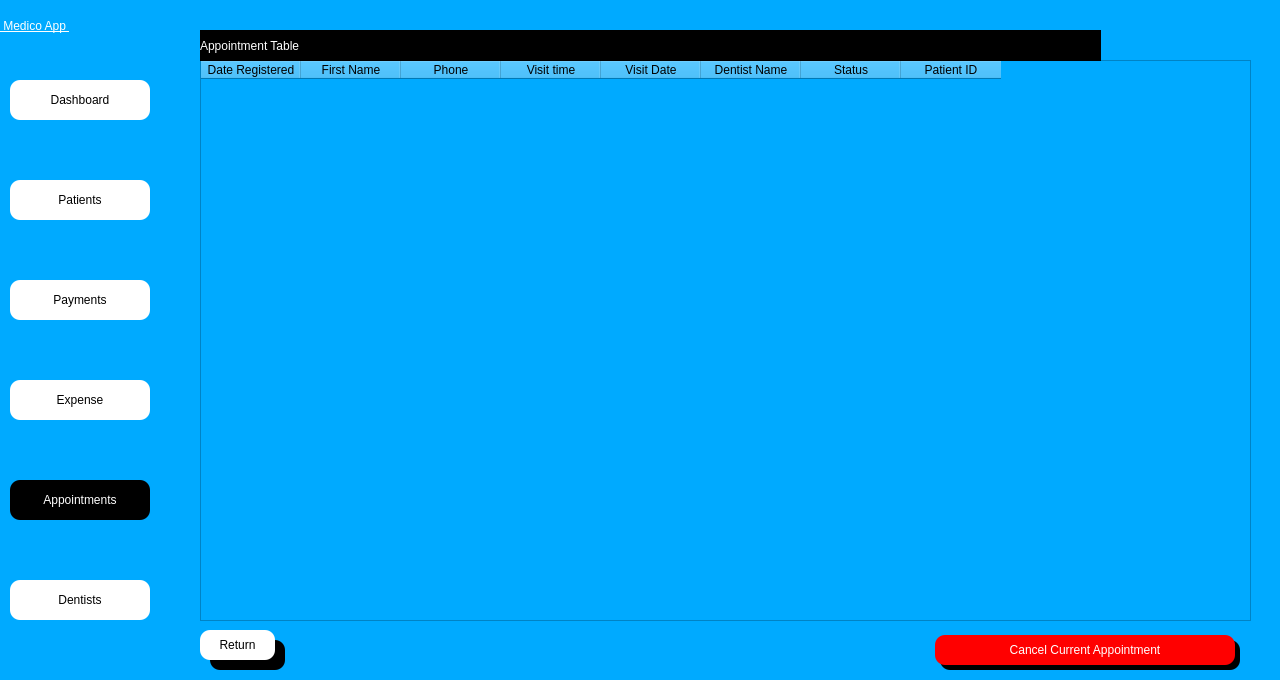
<?xml version="1.0" encoding="UTF-8"?>
<ui version="4.0">
 <class>Dialog</class>
 <widget class="QDialog" name="Dialog">
  <property name="geometry">
   <rect>
    <x>0</x>
    <y>0</y>
    <width>1280</width>
    <height>680</height>
   </rect>
  </property>
  <property name="windowTitle">
   <string>Dialog</string>
  </property>
  <property name="styleSheet">
   <string notr="true">background-color: rgb(0, 170, 255);</string>
  </property>
  <widget class="QWidget" name="side_bar" native="true">
   <property name="geometry">
    <rect>
     <x>0</x>
     <y>0</y>
     <width>160</width>
     <height>681</height>
    </rect>
   </property>
   <property name="styleSheet">
    <string notr="true">
background-color: rgba(170, 170, 255,.5);
</string>
   </property>
   <widget class="QPushButton" name="patient_btn">
    <property name="geometry">
     <rect>
      <x>10</x>
      <y>180</y>
      <width>140</width>
      <height>40</height>
     </rect>
    </property>
    <property name="styleSheet">
     <string notr="true">QPushButton{


font:  14pt &quot;Segoe UI &quot;;
background-color: rgb(255, 255, 255);
border-top-left-radius:10px;
border-bottom-left-radius:10px;
border-top-right-radius:10px;
border-bottom-right-radius:10px;}
QPushButton:hover{
	background-color: rgb(161, 161, 161);
	color: rgb(255, 255, 255);
}
QPushButton:focus{
	background-color: rgb(161, 161, 161);
	color: rgb(255, 255, 255);
}</string>
    </property>
    <property name="text">
     <string>Patients</string>
    </property>
    <property name="icon">
     <iconset>
      <normaloff>../Medico_modern/patientdownload .png</normaloff>../Medico_modern/patientdownload .png</iconset>
    </property>
   </widget>
   <widget class="QPushButton" name="dash_btn">
    <property name="geometry">
     <rect>
      <x>10</x>
      <y>80</y>
      <width>140</width>
      <height>40</height>
     </rect>
    </property>
    <property name="styleSheet">
     <string notr="true">QPushButton{


font:  14pt &quot;Segoe UI &quot;;
background-color: rgb(255, 255, 255);
border-top-left-radius:10px;
border-bottom-left-radius:10px;
border-top-right-radius:10px;
border-bottom-right-radius:10px;}
QPushButton:hover{
	background-color: rgb(161, 161, 161);
	color: rgb(255, 255, 255);
}
QPushButton:focus{
	background-color: rgb(161, 161, 161);
	color: rgb(255, 255, 255);
}</string>
    </property>
    <property name="text">
     <string>Dashboard</string>
    </property>
    <property name="icon">
     <iconset>
      <normaloff>../Medico_modern/dashboard.png</normaloff>../Medico_modern/dashboard.png</iconset>
    </property>
   </widget>
   <widget class="QPushButton" name="appointment_btn">
    <property name="geometry">
     <rect>
      <x>10</x>
      <y>480</y>
      <width>140</width>
      <height>40</height>
     </rect>
    </property>
    <property name="styleSheet">
     <string notr="true">
QPushButton{


font:  14pt &quot;Segoe UI &quot;;
background-color: rgb(255, 255, 255);
border-top-left-radius:10px;
border-bottom-left-radius:10px;
border-top-right-radius:10px;
border-bottom-right-radius:10px;

	background-color: rgb(0, 0, 0);
	color: rgb(255, 255, 255);
}

QPushButton:hover{
	background-color: rgb(161, 161, 161);
	color: rgb(255, 255, 255);
}

QPushButton:focus{
	background-color: rgb(0, 0, 0);
	color: rgb(255, 255, 255);
}
</string>
    </property>
    <property name="text">
     <string>Appointments</string>
    </property>
    <property name="icon">
     <iconset>
      <normaloff>../Medico_modern/appointmentdownload (1).png</normaloff>../Medico_modern/appointmentdownload (1).png</iconset>
    </property>
   </widget>
   <widget class="QPushButton" name="dentist_btn">
    <property name="geometry">
     <rect>
      <x>10</x>
      <y>580</y>
      <width>140</width>
      <height>40</height>
     </rect>
    </property>
    <property name="styleSheet">
     <string notr="true">QPushButton{


font:  14pt &quot;Segoe UI &quot;;
background-color: rgb(255, 255, 255);
border-top-left-radius:10px;
border-bottom-left-radius:10px;
border-top-right-radius:10px;
border-bottom-right-radius:10px;}
QPushButton:hover{
	background-color: rgb(161, 161, 161);
	color: rgb(255, 255, 255);
}
QPushButton:focus{
	background-color: rgb(161, 161, 161);
	color: rgb(255, 255, 255);
}</string>
    </property>
    <property name="text">
     <string>Dentists</string>
    </property>
    <property name="icon">
     <iconset>
      <normaloff>../Medico_modern/dentistimages.png</normaloff>../Medico_modern/dentistimages.png</iconset>
    </property>
   </widget>
   <widget class="QPushButton" name="payment_btn">
    <property name="geometry">
     <rect>
      <x>10</x>
      <y>280</y>
      <width>140</width>
      <height>40</height>
     </rect>
    </property>
    <property name="styleSheet">
     <string notr="true">QPushButton{


font:  14pt &quot;Segoe UI &quot;;
background-color: rgb(255, 255, 255);
border-top-left-radius:10px;
border-bottom-left-radius:10px;
border-top-right-radius:10px;
border-bottom-right-radius:10px;}
QPushButton:hover{
	background-color: rgb(161, 161, 161);
	color: rgb(255, 255, 255);
}
QPushButton:focus{
	background-color: rgb(161, 161, 161);
	color: rgb(255, 255, 255);
}</string>
    </property>
    <property name="text">
     <string>Payments</string>
    </property>
    <property name="icon">
     <iconset>
      <normaloff>../Medico_modern/billingdownload (1).png</normaloff>../Medico_modern/billingdownload (1).png</iconset>
    </property>
   </widget>
   <widget class="QPushButton" name="expense_btn">
    <property name="geometry">
     <rect>
      <x>10</x>
      <y>380</y>
      <width>140</width>
      <height>40</height>
     </rect>
    </property>
    <property name="styleSheet">
     <string notr="true">QPushButton{


font:  14pt &quot;Segoe UI &quot;;
background-color: rgb(255, 255, 255);
border-top-left-radius:10px;
border-bottom-left-radius:10px;
border-top-right-radius:10px;
border-bottom-right-radius:10px;}
QPushButton:hover{
	background-color: rgb(161, 161, 161);
	color: rgb(255, 255, 255);
}
QPushButton:focus{
	background-color: rgb(161, 161, 161);
	color: rgb(255, 255, 255);
}</string>
    </property>
    <property name="text">
     <string>Expense</string>
    </property>
    <property name="icon">
     <iconset>
      <normaloff>../Medico_modern/billingdownload (1).png</normaloff>../Medico_modern/billingdownload (1).png</iconset>
    </property>
   </widget>
   <widget class="QLabel" name="label_4">
    <property name="geometry">
     <rect>
      <x>0</x>
      <y>0</y>
      <width>161</width>
      <height>51</height>
     </rect>
    </property>
    <property name="styleSheet">
     <string notr="true">font: 20pt &quot;MS Shell Dlg 2&quot;;
font: 75 20pt &quot;MS Shell Dlg 2&quot;;
text-decoration: underline;
font: 22pt &quot;MS Shell Dlg 2&quot;;
background-color: rgba(255, 255, 255,0);
color: rgb(255, 255, 255);
</string>
    </property>
    <property name="text">
     <string> Medico App </string>
    </property>
   </widget>
  </widget>
  <widget class="QTableWidget" name="appointment_table">
   <property name="geometry">
    <rect>
     <x>200</x>
     <y>60</y>
     <width>1051</width>
     <height>561</height>
    </rect>
   </property>
   <property name="focusPolicy">
    <enum>Qt::ClickFocus</enum>
   </property>
   <property name="styleSheet">
    <string notr="true">background-color: rgba(255, 255, 255,.85);
font:  12pt &quot;Segoe UI &quot;;</string>
   </property>
   <column>
    <property name="text">
     <string>Date Registered</string>
    </property>
   </column>
   <column>
    <property name="text">
     <string>First Name</string>
    </property>
   </column>
   <column>
    <property name="text">
     <string>Phone</string>
    </property>
   </column>
   <column>
    <property name="text">
     <string>Visit time</string>
    </property>
   </column>
   <column>
    <property name="text">
     <string>Visit Date</string>
    </property>
   </column>
   <column>
    <property name="text">
     <string>Dentist Name</string>
    </property>
   </column>
   <column>
    <property name="text">
     <string>Status</string>
    </property>
   </column>
   <column>
    <property name="text">
     <string>Patient ID</string>
    </property>
   </column>
  </widget>
  <widget class="QLabel" name="visit_date">
   <property name="geometry">
    <rect>
     <x>200</x>
     <y>30</y>
     <width>901</width>
     <height>31</height>
    </rect>
   </property>
   <property name="styleSheet">
    <string notr="true">
color: rgb(255, 255, 255);
background-color: rgb(0, 0, 0);

font:  14pt &quot;Segoe UI &quot;;</string>
   </property>
   <property name="text">
    <string>Appointment Table</string>
   </property>
  </widget>
  <widget class="QLabel" name="label">
   <property name="geometry">
    <rect>
     <x>0</x>
     <y>0</y>
     <width>1281</width>
     <height>680</height>
    </rect>
   </property>
   <property name="text">
    <string/>
   </property>
   <property name="pixmap">
    <pixmap>../Images/jonathan-borba-W9YEY6G8LVM-unsplash.jpg</pixmap>
   </property>
   <property name="scaledContents">
    <bool>true</bool>
   </property>
  </widget>
  <widget class="QPushButton" name="return_btn">
   <property name="geometry">
    <rect>
     <x>200</x>
     <y>630</y>
     <width>75</width>
     <height>30</height>
    </rect>
   </property>
   <property name="styleSheet">
    <string notr="true">QPushButton{


font:  14pt &quot;Segoe UI &quot;;
background-color: rgb(255, 255, 255);
border-top-left-radius:10px;
border-bottom-left-radius:10px;
border-top-right-radius:10px;
border-bottom-right-radius:10px;}
QPushButton:hover{
	background-color: rgb(161, 161, 161);
	color: rgb(255, 255, 255);
}
QPushButton:focus{
	background-color: rgb(161, 161, 161);
	color: rgb(255, 255, 255);
}</string>
   </property>
   <property name="text">
    <string>Return</string>
   </property>
  </widget>
  <widget class="QLabel" name="label_2">
   <property name="geometry">
    <rect>
     <x>210</x>
     <y>640</y>
     <width>75</width>
     <height>30</height>
    </rect>
   </property>
   <property name="styleSheet">
    <string notr="true">background-color: rgb(0, 0, 0);
font: 12pt &quot;MS Shell Dlg 2&quot;;
border-top-left-radius:10px;
border-bottom-left-radius:10px;
border-top-right-radius:10px;
border-bottom-right-radius:10px;
color: rgb(255, 255, 255);
</string>
   </property>
   <property name="text">
    <string/>
   </property>
  </widget>
  <widget class="QPushButton" name="cancel_btn">
   <property name="geometry">
    <rect>
     <x>935</x>
     <y>635</y>
     <width>300</width>
     <height>30</height>
    </rect>
   </property>
   <property name="styleSheet">
    <string notr="true">QPushButton{
	background-color: rgb(255, 0, 0);

font:  14pt &quot;Segoe UI &quot;;
	color: rgb(255, 255, 255);
border-top-left-radius:10px;
border-bottom-left-radius:10px;
border-top-right-radius:10px;
border-bottom-right-radius:10px;}
QPushButton:hover{
	background-color: rgb(255, 0, 0);
	background-color: rgb(255, 85, 0);
	color: rgb(255, 255, 255);
}
QPushButton:focus{
	background-color: rgb(255, 0, 0);
	background-color: rgb(255, 85, 0);
	color: rgb(255, 255, 255);
}</string>
   </property>
   <property name="text">
    <string>Cancel Current Appointment</string>
   </property>
  </widget>
  <widget class="QLabel" name="label_5">
   <property name="geometry">
    <rect>
     <x>940</x>
     <y>640</y>
     <width>300</width>
     <height>30</height>
    </rect>
   </property>
   <property name="styleSheet">
    <string notr="true">background-color: rgb(0, 0, 0);
font: 12pt &quot;MS Shell Dlg 2&quot;;
border-top-left-radius:10px;
border-bottom-left-radius:10px;
border-top-right-radius:10px;
border-bottom-right-radius:10px;
color: rgb(255, 255, 255);
</string>
   </property>
   <property name="text">
    <string>Cancel Current Appointment</string>
   </property>
  </widget>
  <zorder>label</zorder>
  <zorder>side_bar</zorder>
  <zorder>appointment_table</zorder>
  <zorder>visit_date</zorder>
  <zorder>label_2</zorder>
  <zorder>return_btn</zorder>
  <zorder>label_5</zorder>
  <zorder>cancel_btn</zorder>
 </widget>
 <tabstops>
  <tabstop>appointment_btn</tabstop>
  <tabstop>dentist_btn</tabstop>
  <tabstop>return_btn</tabstop>
  <tabstop>cancel_btn</tabstop>
  <tabstop>dash_btn</tabstop>
  <tabstop>patient_btn</tabstop>
  <tabstop>payment_btn</tabstop>
  <tabstop>expense_btn</tabstop>
 </tabstops>
 <resources/>
 <connections/>
</ui>
